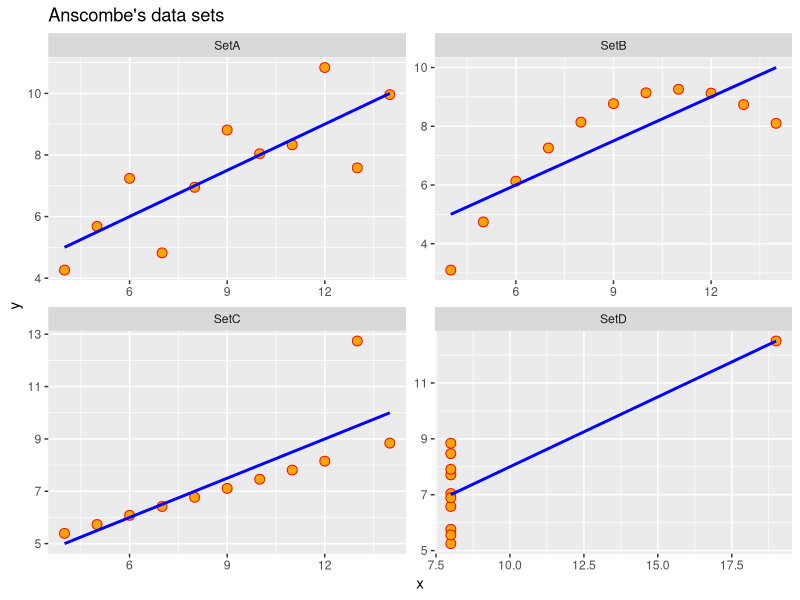
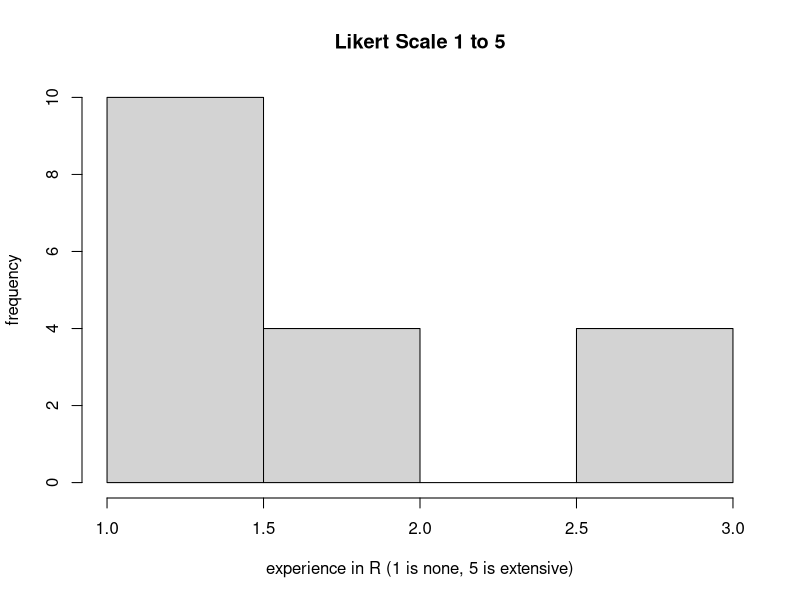

R code for these plots, in order: (Note: this script raises an error after producing the figures.)
## ---- chunk 1
#blog post by Fisseha Berhane
library(ggplot2)
library(dplyr)
library(reshape2)

#Create four groups: setA, setB, setC and setD.
setA=select(anscombe, x=x1,y=y1)
setB=select(anscombe, x=x2,y=y2)
setC=select(anscombe, x=x3,y=y3)
setD=select(anscombe, x=x4,y=y4)

#Add a third column which can help us to identify the four groups.
setA$group ='SetA'
setB$group ='SetB'
setC$group ='SetC'
setD$group ='SetD'

#merge the four datasets
all_data=rbind(setA,setB,setC,setD)  # merging all the four data sets
all_data[c(1,13,23,43),]  # showing sample

#compare summary stats
summary_stats =all_data%>%group_by(group)%>%summarize("mean x"=mean(x),
                                       "Sample variance x"=var(x),
                                       "mean y"=round(mean(y),2),
                                       "Sample variance y"=round(var(y),1),
                                       'Correlation between x and y '=round(cor(x,y),2)
                                      )
models = all_data %>% 
      group_by(group) %>%
      do(mod = lm(y ~ x, data = .)) %>%
      do(data.frame(var = names(coef(.$mod)),
                    coef = round(coef(.$mod),2),
                    group = .$group)) %>%
dcast(., group~var, value.var = "coef")

summary_stats_and_linear_fit = cbind(summary_stats, data_frame("Linear regression" =
                                    paste0("y = ",models$"(Intercept)"," + ",models$x,"x")))

summary_stats_and_linear_fit

#data viz instead as first step
ggplot(all_data, aes(x=x,y=y)) +geom_point(shape = 21, colour = "red", fill = "orange", size = 3)+
    ggtitle("Anscombe's data sets")+geom_smooth(method = "lm",se = FALSE,color='blue') + 
    facet_wrap(~group, scales="free")

## ---- chunk 2
#load class survey responses from google poll completed in class
survey<-read.csv("data/5081.survey.1.csv")
str(survey) #check data match what we collected

#data viz
hist(survey$r.experience, xlab="experience in R (1 is none, 5 is extensive)", ylab="frequency", main="Likert Scale 1 to 5")
plot(survey$r.experience~survey$discipline, xlab="discipline", ylab="experience in R")
plot(survey$r.studio, ylab="R Studio")
plot(survey$research.data, ylab="Research data")
#observe patterns by checking plots
## ---- chunk 3
#Now, try some simple summary statistics.
summary(survey)
#Data summary looks reasonable based on plots, mean R experience is < 2
t.test(survey$r.experience, mu=1) #t-test if mean is different from 1
t.test(survey$r.experience, mu=2) #t-test if mean is different from 2
#A one sample t-test confirms we have a bit experience in R.

m1<-glm(r.experience~discipline, family = poisson, data = survey) #test for differenes between disciplines in R experience
m1 #model summary
anova(m1, test="Chisq") #test whether the differences in model are different
#Too little evidence to be significantly different between disciplines.

## ---- chunk 4
#Missing data. In error, missing cells/observations in some measure can kick back an error. In other apps, sometimes ignored but can introduce error.
ttc <-read.csv("data/ttc.csv")
str(ttc)

#check for missing values
is.na(ttc)
summary(ttc, na.rm=TRUE) #excludes NA
new.ttc <-na.omit(ttc) # returns without missing values
is.na(new.ttc) #check to see if it worked

#many other solutions but I use these two frequently

## ---- chunk 5
library(dplyr)
survey<-read.csv("data/5081.survey.1.csv")
str(survey)

#I want just a simple dataframe with experience by discipline

experience <- survey %>% select(discipline, r.experience)
experience

#Now I just want to select the physiology folks
physiologists <- experience %>% filter(discipline == "physiology")
physiologists

#Selections also often include a summary by levels or I want to make a new column with some calculations. Think about what you have likely done in excel.

#used pipes and made a nice summary table
experience <-survey %>% group_by(discipline) %>% summarise(
  count = n(),
  exp = mean (r.experience)
)

#What if I just want to make a new column to my dataframe that is a sum, a calculation, or some addition
ttc.5.years <- ttc %>% mutate(five.year.sum = X2015+X2014+X2013+X2012+X2011)
str(ttc.5.years)
str(ttc)

#so we made a new column.
#can do this to original dataframe too without making new object
ttc %>% mutate(five.year.sum = X2015+X2014+X2013+X2012+X2011)
ttc
#notice any errors? :)

## ---- chunk 6
library(ggplot2)
survey<-read.csv("data/5081.survey.1.csv")
str(survey)

plot(survey$r.experience) #hard to tell what is going on

qplot(r.experience, data=survey) #decided to make bins for me and count up)

#so, we know better and instead do a histogram using base graphics
#basic data viz for EDA
hist(survey$r.experience) #better
qplot(r.experience, data=survey, geom="histogram") #same as what is picked for us
qplot(r.experience, data=survey, geom="histogram", binwidth=0.5)

barplot(survey$r.experience) #confusing
qplot(r.experience, data=survey, geom="bar") #what, it is back!

#basic data viz for EDA but for interactions
plot(survey$discipline, survey$r.experience)
qplot(discipline, r.experience, data=survey) #not the same
qplot(discipline, r.experience, data=survey, geom="boxplot")

plot(survey$r.studio~survey$r.experience) #ugly
qplot(r.experience, r.studio, data=survey) #useless
qplot(r.studio, data=survey, weight = r.experience) #sweet new feature here

#ok, so you get it. grammar different, visuals about the same for super quick, simple plots. The grammar hints at the power that awaits though.

#grammar different, simple x or x~y plots about the same

## ---- chunk 7
str(diamonds)
#crazy number of observations. We need less. too many riches not always good.
set.seed(1000)
dsmall<-diamonds[sample(nrow(diamonds), 100), ]

plot(dsmall$carat, dsmall$price)
qplot(carat, price, data=dsmall)

#ok no difference
#now let's see what we can do with qplot with a few bits added
#one little argument extra added
qplot(carat, price, data = dsmall, colour = color)
qplot(carat, price, data = dsmall, shape = cut)

#how about using data viz to even more thoroughly explore potential stats we could do.
#qplots - quick plot, thoughful build of layers
qplot(carat, price, data = dsmall, geom = c("point", "smooth"))

#what about trying some stats on this now, at least from a viz philosophy
qplot(color, price / carat, data = dsmall, geom = "boxplot") #can include formulas and methods

#or check for proportional differences
qplot(carat, data = dsmall, geom = "histogram", fill = color) #to see proportions
qplot(carat, data = dsmall, geom = "histogram", weight = price) # weight by a covariate
     
#final idea, how about subsetting with the data right in the code for the plots!
qplot(carat, data = diamonds, facets = color ~ .,
  geom = "histogram", binwidth = 0.1, xlim = c(0, 3)) #to compare between groups

#qplot is so powerful.
#colour, shape and size have meaning in the R code from this library
#layers added for you by qplots

#qplot gets you 2x and one y or one x and 2y so >2 variables at once easily
## ---- chunk 8
#GGPLOT() gives you even more options for adding layers/options
p <- ggplot(mtcars, aes(x = mpg, y = wt))
p + geom_point()

#now play time with this case study.
#try out some geom options and different aesthetics and make some errors.
#prize for the prettiest plots

#displ is car engine size in Liters
ggplot(data = mpg) + 
  geom_point(mapping = aes(x = displ, y = hwy, color = class))

#so aethetics are one way to add variables in and expand your plotting power
#however facets are another way to make multiple plots BY a factor

#facet wrap is by one variable
ggplot(data = mpg) + 
  geom_point(mapping = aes(x = displ, y = hwy)) + 
  facet_wrap(~ class, nrow = 2)

#facet_wrap(~cell) - univariate: create a 1-d strip of panels, based on one factor, and wrap the strip into a 2-d matrix
#facet_grid(row~col) - (usually) bivariate: create a 2-d matrix of panels, based on two factors

#facet grid is by two variables
ggplot(data = mpg) + 
  geom_point(mapping = aes(x = displ, y = hwy)) + 
  facet_grid(drv ~ cyl)

#another example more perfect code
p <- ggplot(data = mpg, aes(x = displ, y = hwy, color = drv)) + geom_point()
p + facet_wrap(~cyl)

#or just use facets in qplot but much simpler
qplot(displ, hwy, data=mpg, facets = . ~ year) + geom_smooth()

## ---- chunk 9
#try it with ecological.footprints.csv
footprints <-read.csv("data/ecological.footprints.csv")
str(footprints)
#aha, R thinks year is an integet
footprints$yr <- as.factor(footprints$yr)
library(ggplot2)
qplot(country, ecological.footprint, data = footprints) #too messy

qplot(country, ecological.footprint, data = footprints, colour = yr) #better but still a lot to process

qplot(country, ecological.footprint, data = footprints, facets = yr~.) #ok but do not love. hard to see distribution

qplot(ecological.footprint, data = footprints) #you know what, this is not bad.  maybe add year in too/

qplot(ecological.footprint, data = footprints, fill = yr) #ok now I starting to see structure and differences

#OK, now I am ready for stats. Thinking about these data, I see we have only two years for some countries so cannot do within country or between country contrasts. So, most likely hypothesis I can test is whether ecological footprints are increasing between these two years. Not a perfect dataset really but could compare these two years.

t.test(footprints$ecological.footprint~ footprints$yr)
#ok looks like there are differences between years but it is hard to tell from previous plot. Realize now, I need a better plot still?

qplot(yr, ecological.footprint, data = footprints, geom="boxplot") #this is weird, 2000 looks higher

#different countries between years?
#more countries reported in 2000?
library(dplyr)
footprints %>% count(yr)
#Yup, way more data for year 2000
#maybe should just the countries that were testedin both years?

library(tidyr)
matches <- spread(footprints, yr, ecological.footprint) %>% filter() %>% na.omit
str(matches)
matches

#whoa, USA and Canada missing, and we have HUGE footprints.

#got it. just the countries with measure in BOTH years.
#now, gather up again with these filtered matches!

new <- matches %>% gather(`2000`, `2012`, key = "yr", value ="ecological.footprint")
new #ok so now a nice dataframe with just matches back in a format I can use for plots and stats

qplot(yr, ecological.footprint, data = footprints, geom="boxplot")

t.test(new$ecological.footprint~ new$yr, paired=TRUE)
#Well, I give up, seems like the footprints for the world went down not up in this time period. GOOD NEWS for the environmental movement in some respects.
new %>% group_by(yr) %>% summarise(mean(ecological.footprint))

# We still use 2.4 planets worth of resources but only have one.

#AND, we are missing some key countries that contribute to global change including Canada and USA.

